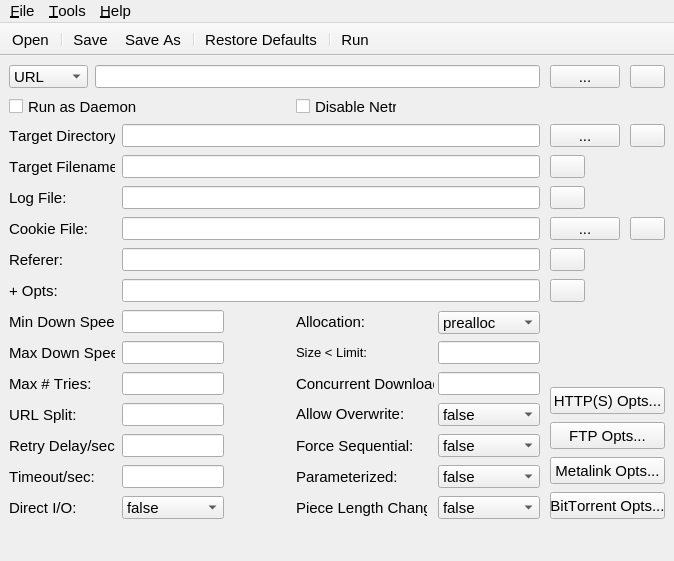
<ui version="4.0" >
 <author>Mike Wells</author>
 <class>MainWindow</class>
 <widget class="QMainWindow" name="MainWindow" >
  <property name="geometry" >
   <rect>
    <x>0</x>
    <y>0</y>
    <width>674</width>
    <height>561</height>
   </rect>
  </property>
  <property name="sizePolicy" >
   <sizepolicy vsizetype="Preferred" hsizetype="Preferred" >
    <horstretch>0</horstretch>
    <verstretch>0</verstretch>
   </sizepolicy>
  </property>
  <property name="minimumSize" >
   <size>
    <width>674</width>
    <height>561</height>
   </size>
  </property>
  <property name="maximumSize" >
   <size>
    <width>674</width>
    <height>561</height>
   </size>
  </property>
  <property name="font" >
   <font>
    <pointsize>11</pointsize>
    <kerning>false</kerning>
   </font>
  </property>
  <property name="windowTitle" >
   <string>aria2fe</string>
  </property>
  <property name="windowIcon" >
   <iconset resource="../resources.qrc" >:/pixmaps/pixmaps/download_22x22.png</iconset>
  </property>
  <widget class="QWidget" name="widget" >
   <widget class="QPushButton" name="ftpBtn" >
    <property name="enabled" >
     <bool>true</bool>
    </property>
    <property name="geometry" >
     <rect>
      <x>550</x>
      <y>366</y>
      <width>115</width>
      <height>27</height>
     </rect>
    </property>
    <property name="focusPolicy" >
     <enum>Qt::StrongFocus</enum>
    </property>
    <property name="text" >
     <string>FTP Opts...</string>
    </property>
   </widget>
   <widget class="QPushButton" name="metaBtn" >
    <property name="geometry" >
     <rect>
      <x>550</x>
      <y>401</y>
      <width>115</width>
      <height>27</height>
     </rect>
    </property>
    <property name="focusPolicy" >
     <enum>Qt::StrongFocus</enum>
    </property>
    <property name="text" >
     <string>Metalink Opts...</string>
    </property>
   </widget>
   <widget class="QPushButton" name="torrentBtn" >
    <property name="geometry" >
     <rect>
      <x>550</x>
      <y>436</y>
      <width>115</width>
      <height>27</height>
     </rect>
    </property>
    <property name="focusPolicy" >
     <enum>Qt::StrongFocus</enum>
    </property>
    <property name="text" >
     <string>BitTorrent Opts...</string>
    </property>
   </widget>
   <widget class="QLabel" name="txtLabel9" >
    <property name="geometry" >
     <rect>
      <x>9</x>
      <y>316</y>
      <width>106</width>
      <height>23</height>
     </rect>
    </property>
    <property name="text" >
     <string>Max # Tries:</string>
    </property>
    <property name="wordWrap" >
     <bool>false</bool>
    </property>
   </widget>
   <widget class="QLabel" name="txtLabel10" >
    <property name="geometry" >
     <rect>
      <x>9</x>
      <y>347</y>
      <width>106</width>
      <height>23</height>
     </rect>
    </property>
    <property name="text" >
     <string>URL Split:</string>
    </property>
    <property name="wordWrap" >
     <bool>false</bool>
    </property>
   </widget>
   <widget class="QLabel" name="txtLabel11" >
    <property name="geometry" >
     <rect>
      <x>9</x>
      <y>378</y>
      <width>106</width>
      <height>23</height>
     </rect>
    </property>
    <property name="text" >
     <string>Retry Delay/sec:</string>
    </property>
    <property name="wordWrap" >
     <bool>false</bool>
    </property>
   </widget>
   <widget class="QLabel" name="txtLabel1" >
    <property name="geometry" >
     <rect>
      <x>9</x>
      <y>68</y>
      <width>106</width>
      <height>23</height>
     </rect>
    </property>
    <property name="text" >
     <string>Target Directory:</string>
    </property>
    <property name="wordWrap" >
     <bool>false</bool>
    </property>
   </widget>
   <widget class="QLabel" name="txtLabel2" >
    <property name="geometry" >
     <rect>
      <x>9</x>
      <y>99</y>
      <width>106</width>
      <height>23</height>
     </rect>
    </property>
    <property name="text" >
     <string>Target Filename:</string>
    </property>
    <property name="wordWrap" >
     <bool>false</bool>
    </property>
   </widget>
   <widget class="QLineEdit" name="minSpeedEdit" >
    <property name="enabled" >
     <bool>true</bool>
    </property>
    <property name="geometry" >
     <rect>
      <x>122</x>
      <y>254</y>
      <width>102</width>
      <height>23</height>
     </rect>
    </property>
   </widget>
   <widget class="QLineEdit" name="maxSpeedEdit" >
    <property name="enabled" >
     <bool>true</bool>
    </property>
    <property name="geometry" >
     <rect>
      <x>122</x>
      <y>285</y>
      <width>102</width>
      <height>23</height>
     </rect>
    </property>
   </widget>
   <widget class="QLabel" name="txtLabel12" >
    <property name="geometry" >
     <rect>
      <x>9</x>
      <y>409</y>
      <width>106</width>
      <height>23</height>
     </rect>
    </property>
    <property name="text" >
     <string>Timeout/sec:</string>
    </property>
    <property name="wordWrap" >
     <bool>false</bool>
    </property>
   </widget>
   <widget class="QLabel" name="txtLabel7" >
    <property name="geometry" >
     <rect>
      <x>9</x>
      <y>254</y>
      <width>106</width>
      <height>23</height>
     </rect>
    </property>
    <property name="text" >
     <string>Min Down Speed:</string>
    </property>
    <property name="wordWrap" >
     <bool>false</bool>
    </property>
   </widget>
   <widget class="QCheckBox" name="daemonCkBox" >
    <property name="geometry" >
     <rect>
      <x>9</x>
      <y>39</y>
      <width>214</width>
      <height>23</height>
     </rect>
    </property>
    <property name="focusPolicy" >
     <enum>Qt::StrongFocus</enum>
    </property>
    <property name="text" >
     <string>Run as Daemon</string>
    </property>
   </widget>
   <widget class="QLineEdit" name="cookiesEdit" >
    <property name="geometry" >
     <rect>
      <x>122</x>
      <y>161</y>
      <width>418</width>
      <height>23</height>
     </rect>
    </property>
   </widget>
   <widget class="QPushButton" name="cookiesClearBtn" >
    <property name="geometry" >
     <rect>
      <x>630</x>
      <y>161</y>
      <width>35</width>
      <height>23</height>
     </rect>
    </property>
    <property name="focusPolicy" >
     <enum>Qt::StrongFocus</enum>
    </property>
    <property name="text" >
     <string/>
    </property>
    <property name="icon" >
     <iconset resource="../resources.qrc" >:/pixmaps/pixmaps/clear.png</iconset>
    </property>
   </widget>
   <widget class="QComboBox" name="overwriteCombo" >
    <property name="geometry" >
     <rect>
      <x>438</x>
      <y>347</y>
      <width>102</width>
      <height>23</height>
     </rect>
    </property>
    <item>
     <property name="text" >
      <string>false</string>
     </property>
    </item>
    <item>
     <property name="text" >
      <string>true</string>
     </property>
    </item>
   </widget>
   <widget class="QComboBox" name="forceCombo" >
    <property name="geometry" >
     <rect>
      <x>438</x>
      <y>378</y>
      <width>102</width>
      <height>23</height>
     </rect>
    </property>
    <item>
     <property name="text" >
      <string>false</string>
     </property>
    </item>
    <item>
     <property name="text" >
      <string>true</string>
     </property>
    </item>
   </widget>
   <widget class="QComboBox" name="paramCombo" >
    <property name="geometry" >
     <rect>
      <x>438</x>
      <y>409</y>
      <width>102</width>
      <height>23</height>
     </rect>
    </property>
    <item>
     <property name="text" >
      <string>false</string>
     </property>
    </item>
    <item>
     <property name="text" >
      <string>true</string>
     </property>
    </item>
   </widget>
   <widget class="QPushButton" name="httpBtn" >
    <property name="enabled" >
     <bool>true</bool>
    </property>
    <property name="geometry" >
     <rect>
      <x>550</x>
      <y>331</y>
      <width>115</width>
      <height>27</height>
     </rect>
    </property>
    <property name="focusPolicy" >
     <enum>Qt::StrongFocus</enum>
    </property>
    <property name="text" >
     <string>HTTP(S) Opts...</string>
    </property>
   </widget>
   <widget class="QComboBox" name="uriCombo" >
    <property name="geometry" >
     <rect>
      <x>9</x>
      <y>9</y>
      <width>79</width>
      <height>23</height>
     </rect>
    </property>
    <property name="font" >
     <font>
      <kerning>false</kerning>
     </font>
    </property>
    <item>
     <property name="text" >
      <string>URL</string>
     </property>
    </item>
    <item>
     <property name="text" >
      <string>URI File</string>
     </property>
    </item>
    <item>
     <property name="text" >
      <string>Metalink</string>
     </property>
    </item>
    <item>
     <property name="text" >
      <string>Torrent</string>
     </property>
    </item>
   </widget>
   <widget class="QLineEdit" name="uriEdit" >
    <property name="geometry" >
     <rect>
      <x>95</x>
      <y>9</y>
      <width>445</width>
      <height>23</height>
     </rect>
    </property>
    <property name="cursor" >
     <cursorShape>ArrowCursor</cursorShape>
    </property>
   </widget>
   <widget class="QPushButton" name="uriBrowseBtn" >
    <property name="geometry" >
     <rect>
      <x>550</x>
      <y>9</y>
      <width>70</width>
      <height>23</height>
     </rect>
    </property>
    <property name="focusPolicy" >
     <enum>Qt::StrongFocus</enum>
    </property>
    <property name="text" >
     <string>...</string>
    </property>
   </widget>
   <widget class="QPushButton" name="uriClearBtn" >
    <property name="geometry" >
     <rect>
      <x>630</x>
      <y>9</y>
      <width>35</width>
      <height>23</height>
     </rect>
    </property>
    <property name="focusPolicy" >
     <enum>Qt::StrongFocus</enum>
    </property>
    <property name="text" >
     <string/>
    </property>
    <property name="icon" >
     <iconset resource="../resources.qrc" >:/pixmaps/pixmaps/clear.png</iconset>
    </property>
   </widget>
   <widget class="QLineEdit" name="targetDirEdit" >
    <property name="enabled" >
     <bool>true</bool>
    </property>
    <property name="geometry" >
     <rect>
      <x>122</x>
      <y>68</y>
      <width>418</width>
      <height>23</height>
     </rect>
    </property>
   </widget>
   <widget class="QPushButton" name="targetDirBrowseBtn" >
    <property name="geometry" >
     <rect>
      <x>550</x>
      <y>68</y>
      <width>70</width>
      <height>23</height>
     </rect>
    </property>
    <property name="focusPolicy" >
     <enum>Qt::StrongFocus</enum>
    </property>
    <property name="text" >
     <string>...</string>
    </property>
   </widget>
   <widget class="QPushButton" name="targetDirClearBtn" >
    <property name="geometry" >
     <rect>
      <x>630</x>
      <y>68</y>
      <width>35</width>
      <height>23</height>
     </rect>
    </property>
    <property name="focusPolicy" >
     <enum>Qt::StrongFocus</enum>
    </property>
    <property name="text" >
     <string/>
    </property>
    <property name="icon" >
     <iconset resource="../resources.qrc" >:/pixmaps/pixmaps/clear.png</iconset>
    </property>
   </widget>
   <widget class="QLineEdit" name="targetFileEdit" >
    <property name="enabled" >
     <bool>true</bool>
    </property>
    <property name="geometry" >
     <rect>
      <x>122</x>
      <y>99</y>
      <width>418</width>
      <height>23</height>
     </rect>
    </property>
   </widget>
   <widget class="QPushButton" name="targetFileClearBtn" >
    <property name="geometry" >
     <rect>
      <x>550</x>
      <y>99</y>
      <width>35</width>
      <height>23</height>
     </rect>
    </property>
    <property name="focusPolicy" >
     <enum>Qt::StrongFocus</enum>
    </property>
    <property name="text" >
     <string/>
    </property>
    <property name="icon" >
     <iconset resource="../resources.qrc" >:/pixmaps/pixmaps/clear.png</iconset>
    </property>
   </widget>
   <widget class="QLineEdit" name="logFileEdit" >
    <property name="enabled" >
     <bool>true</bool>
    </property>
    <property name="geometry" >
     <rect>
      <x>122</x>
      <y>130</y>
      <width>418</width>
      <height>23</height>
     </rect>
    </property>
   </widget>
   <widget class="QPushButton" name="logFileClearBtn" >
    <property name="geometry" >
     <rect>
      <x>550</x>
      <y>130</y>
      <width>35</width>
      <height>23</height>
     </rect>
    </property>
    <property name="focusPolicy" >
     <enum>Qt::StrongFocus</enum>
    </property>
    <property name="text" >
     <string/>
    </property>
    <property name="icon" >
     <iconset resource="../resources.qrc" >:/pixmaps/pixmaps/clear.png</iconset>
    </property>
   </widget>
   <widget class="QLabel" name="txtLabel3" >
    <property name="geometry" >
     <rect>
      <x>9</x>
      <y>130</y>
      <width>79</width>
      <height>23</height>
     </rect>
    </property>
    <property name="text" >
     <string>Log File:</string>
    </property>
    <property name="wordWrap" >
     <bool>false</bool>
    </property>
   </widget>
   <widget class="QLineEdit" name="maxConcurrentEdit" >
    <property name="geometry" >
     <rect>
      <x>438</x>
      <y>316</y>
      <width>102</width>
      <height>23</height>
     </rect>
    </property>
    <property name="inputMask" >
     <string>00; </string>
    </property>
   </widget>
   <widget class="QLabel" name="txtLabel8" >
    <property name="geometry" >
     <rect>
      <x>9</x>
      <y>285</y>
      <width>106</width>
      <height>23</height>
     </rect>
    </property>
    <property name="text" >
     <string>Max Down Speed:</string>
    </property>
    <property name="wordWrap" >
     <bool>false</bool>
    </property>
   </widget>
   <widget class="QLabel" name="txtLabel16" >
    <property name="geometry" >
     <rect>
      <x>296</x>
      <y>316</y>
      <width>138</width>
      <height>23</height>
     </rect>
    </property>
    <property name="text" >
     <string>Concurrent Downloads:</string>
    </property>
   </widget>
   <widget class="QLabel" name="txtLabel4" >
    <property name="geometry" >
     <rect>
      <x>9</x>
      <y>161</y>
      <width>79</width>
      <height>23</height>
     </rect>
    </property>
    <property name="text" >
     <string>Cookie File:</string>
    </property>
   </widget>
   <widget class="QLabel" name="txtLabel19" >
    <property name="geometry" >
     <rect>
      <x>296</x>
      <y>409</y>
      <width>134</width>
      <height>23</height>
     </rect>
    </property>
    <property name="text" >
     <string>Parameterized:</string>
    </property>
    <property name="wordWrap" >
     <bool>false</bool>
    </property>
   </widget>
   <widget class="QLabel" name="txtLabel18" >
    <property name="geometry" >
     <rect>
      <x>296</x>
      <y>378</y>
      <width>134</width>
      <height>23</height>
     </rect>
    </property>
    <property name="text" >
     <string>Force Sequential:</string>
    </property>
    <property name="wordWrap" >
     <bool>false</bool>
    </property>
   </widget>
   <widget class="QLabel" name="txtLabel14" >
    <property name="geometry" >
     <rect>
      <x>296</x>
      <y>254</y>
      <width>134</width>
      <height>23</height>
     </rect>
    </property>
    <property name="text" >
     <string>Allocation:</string>
    </property>
    <property name="wordWrap" >
     <bool>false</bool>
    </property>
   </widget>
   <widget class="QLabel" name="txtLabel17" >
    <property name="geometry" >
     <rect>
      <x>296</x>
      <y>347</y>
      <width>134</width>
      <height>21</height>
     </rect>
    </property>
    <property name="text" >
     <string>Allow Overwrite:</string>
    </property>
    <property name="wordWrap" >
     <bool>false</bool>
    </property>
   </widget>
   <widget class="QLabel" name="txtLabel15" >
    <property name="geometry" >
     <rect>
      <x>296</x>
      <y>285</y>
      <width>134</width>
      <height>23</height>
     </rect>
    </property>
    <property name="font" >
     <font>
      <pointsize>11</pointsize>
     </font>
    </property>
    <property name="text" >
     <string>&lt;html>&lt;head>&lt;meta name="qrichtext" content="1" />&lt;style type="text/css">
p, li { white-space: pre-wrap; }
&lt;/style>&lt;/head>&lt;body style=" font-family:'Sans Serif'; font-size:10pt; font-weight:400; font-style:normal; text-decoration:none;">
&lt;p style=" margin-top:0px; margin-bottom:0px; margin-left:0px; margin-right:0px; -qt-block-indent:0; text-indent:0px;">Size &amp;lt; Limit:&lt;/p>&lt;/body>&lt;/html></string>
    </property>
   </widget>
   <widget class="QLineEdit" name="sizeLimitEdit" >
    <property name="geometry" >
     <rect>
      <x>438</x>
      <y>285</y>
      <width>102</width>
      <height>23</height>
     </rect>
    </property>
   </widget>
   <widget class="QLineEdit" name="timeoutEdit" >
    <property name="enabled" >
     <bool>true</bool>
    </property>
    <property name="geometry" >
     <rect>
      <x>122</x>
      <y>409</y>
      <width>102</width>
      <height>23</height>
     </rect>
    </property>
    <property name="inputMask" >
     <string>000; </string>
    </property>
    <property name="text" >
     <string/>
    </property>
   </widget>
   <widget class="QLineEdit" name="maxTriesEdit" >
    <property name="enabled" >
     <bool>true</bool>
    </property>
    <property name="geometry" >
     <rect>
      <x>122</x>
      <y>316</y>
      <width>102</width>
      <height>23</height>
     </rect>
    </property>
    <property name="inputMask" >
     <string>00; </string>
    </property>
    <property name="text" >
     <string/>
    </property>
   </widget>
   <widget class="QLineEdit" name="splitEdit" >
    <property name="enabled" >
     <bool>true</bool>
    </property>
    <property name="geometry" >
     <rect>
      <x>122</x>
      <y>347</y>
      <width>102</width>
      <height>23</height>
     </rect>
    </property>
    <property name="inputMask" >
     <string>d; </string>
    </property>
    <property name="text" >
     <string/>
    </property>
   </widget>
   <widget class="QLineEdit" name="retryEdit" >
    <property name="enabled" >
     <bool>true</bool>
    </property>
    <property name="geometry" >
     <rect>
      <x>122</x>
      <y>378</y>
      <width>102</width>
      <height>23</height>
     </rect>
    </property>
    <property name="inputMask" >
     <string>00; </string>
    </property>
    <property name="text" >
     <string/>
    </property>
   </widget>
   <widget class="QPushButton" name="cookiesBrowseBtn" >
    <property name="geometry" >
     <rect>
      <x>550</x>
      <y>161</y>
      <width>70</width>
      <height>23</height>
     </rect>
    </property>
    <property name="focusPolicy" >
     <enum>Qt::StrongFocus</enum>
    </property>
    <property name="text" >
     <string>...</string>
    </property>
   </widget>
   <widget class="QLabel" name="txtLabel5" >
    <property name="geometry" >
     <rect>
      <x>9</x>
      <y>192</y>
      <width>79</width>
      <height>23</height>
     </rect>
    </property>
    <property name="text" >
     <string>Referer:</string>
    </property>
    <property name="wordWrap" >
     <bool>false</bool>
    </property>
   </widget>
   <widget class="QLineEdit" name="refererEdit" >
    <property name="enabled" >
     <bool>true</bool>
    </property>
    <property name="geometry" >
     <rect>
      <x>122</x>
      <y>192</y>
      <width>418</width>
      <height>23</height>
     </rect>
    </property>
   </widget>
   <widget class="QPushButton" name="refererClearBtn" >
    <property name="geometry" >
     <rect>
      <x>550</x>
      <y>192</y>
      <width>35</width>
      <height>23</height>
     </rect>
    </property>
    <property name="focusPolicy" >
     <enum>Qt::StrongFocus</enum>
    </property>
    <property name="text" >
     <string/>
    </property>
    <property name="icon" >
     <iconset resource="../resources.qrc" >:/pixmaps/pixmaps/clear.png</iconset>
    </property>
   </widget>
   <widget class="QLabel" name="txtLabel6" >
    <property name="geometry" >
     <rect>
      <x>9</x>
      <y>223</y>
      <width>79</width>
      <height>23</height>
     </rect>
    </property>
    <property name="text" >
     <string>+ Opts:</string>
    </property>
    <property name="wordWrap" >
     <bool>false</bool>
    </property>
   </widget>
   <widget class="QLineEdit" name="addOptsEdit" >
    <property name="enabled" >
     <bool>true</bool>
    </property>
    <property name="geometry" >
     <rect>
      <x>122</x>
      <y>223</y>
      <width>418</width>
      <height>23</height>
     </rect>
    </property>
   </widget>
   <widget class="QPushButton" name="addOptsClearBtn" >
    <property name="geometry" >
     <rect>
      <x>550</x>
      <y>223</y>
      <width>35</width>
      <height>23</height>
     </rect>
    </property>
    <property name="focusPolicy" >
     <enum>Qt::StrongFocus</enum>
    </property>
    <property name="text" >
     <string/>
    </property>
    <property name="icon" >
     <iconset resource="../resources.qrc" >:/pixmaps/pixmaps/clear.png</iconset>
    </property>
   </widget>
   <widget class="QComboBox" name="allocCombo" >
    <property name="geometry" >
     <rect>
      <x>438</x>
      <y>255</y>
      <width>102</width>
      <height>23</height>
     </rect>
    </property>
    <item>
     <property name="text" >
      <string>prealloc</string>
     </property>
    </item>
    <item>
     <property name="text" >
      <string>none</string>
     </property>
    </item>
   </widget>
   <widget class="QCheckBox" name="netrcCkBox" >
    <property name="geometry" >
     <rect>
      <x>296</x>
      <y>39</y>
      <width>101</width>
      <height>23</height>
     </rect>
    </property>
    <property name="text" >
     <string>Disable Netrc</string>
    </property>
   </widget>
   <widget class="QLabel" name="txtLabel13" >
    <property name="geometry" >
     <rect>
      <x>9</x>
      <y>440</y>
      <width>101</width>
      <height>23</height>
     </rect>
    </property>
    <property name="text" >
     <string>Direct I/O:</string>
    </property>
   </widget>
   <widget class="QComboBox" name="directCombo" >
    <property name="geometry" >
     <rect>
      <x>122</x>
      <y>440</y>
      <width>102</width>
      <height>23</height>
     </rect>
    </property>
    <item>
     <property name="text" >
      <string>false</string>
     </property>
    </item>
    <item>
     <property name="text" >
      <string>true</string>
     </property>
    </item>
   </widget>
   <widget class="QLabel" name="txtLabel20" >
    <property name="geometry" >
     <rect>
      <x>296</x>
      <y>440</y>
      <width>131</width>
      <height>23</height>
     </rect>
    </property>
    <property name="text" >
     <string>Piece Length Change:</string>
    </property>
   </widget>
   <widget class="QComboBox" name="pieceLengthCombo" >
    <property name="geometry" >
     <rect>
      <x>438</x>
      <y>440</y>
      <width>102</width>
      <height>23</height>
     </rect>
    </property>
    <item>
     <property name="text" >
      <string>false</string>
     </property>
    </item>
    <item>
     <property name="text" >
      <string>true</string>
     </property>
    </item>
   </widget>
  </widget>
  <widget class="QMenuBar" name="MenuBar" >
   <property name="geometry" >
    <rect>
     <x>0</x>
     <y>0</y>
     <width>674</width>
     <height>29</height>
    </rect>
   </property>
   <property name="focusPolicy" >
    <enum>Qt::StrongFocus</enum>
   </property>
   <widget class="QMenu" name="fileMenu" >
    <property name="title" >
     <string>&amp;File</string>
    </property>
    <addaction name="fileOpenAction" />
    <addaction name="separator" />
    <addaction name="fileSaveAction" />
    <addaction name="fileSaveAsAction" />
    <addaction name="separator" />
    <addaction name="fileQuitAction" />
   </widget>
   <widget class="QMenu" name="helpMenu" >
    <property name="title" >
     <string>&amp;Help</string>
    </property>
    <addaction name="helpAria2feHelpAction" />
    <addaction name="separator" />
    <addaction name="helpAria2HelpAction" />
    <addaction name="helpAria2VersionAction" />
    <addaction name="separator" />
    <addaction name="helpAboutAction" />
    <addaction name="helpAboutQtAction" />
   </widget>
   <widget class="QMenu" name="toolsMenu" >
    <property name="focusPolicy" >
     <enum>Qt::NoFocus</enum>
    </property>
    <property name="title" >
     <string>&amp;Tools</string>
    </property>
    <addaction name="toolsRestoreDefaultsAction" />
    <addaction name="separator" />
    <addaction name="toolsRunAction" />
   </widget>
   <addaction name="fileMenu" />
   <addaction name="toolsMenu" />
   <addaction name="helpMenu" />
  </widget>
  <widget class="QToolBar" name="ToolBar" >
   <property name="focusPolicy" >
    <enum>Qt::StrongFocus</enum>
   </property>
   <property name="movable" >
    <bool>false</bool>
   </property>
   <property name="orientation" >
    <enum>Qt::Horizontal</enum>
   </property>
   <attribute name="toolBarArea" >
    <enum>TopToolBarArea</enum>
   </attribute>
   <attribute name="toolBarBreak" >
    <bool>false</bool>
   </attribute>
   <addaction name="fileOpenAction" />
   <addaction name="separator" />
   <addaction name="fileSaveAction" />
   <addaction name="fileSaveAsAction" />
   <addaction name="separator" />
   <addaction name="toolsRestoreDefaultsAction" />
   <addaction name="separator" />
   <addaction name="toolsRunAction" />
  </widget>
  <action name="fileQuitAction" >
   <property name="text" >
    <string>&amp;Quit</string>
   </property>
   <property name="iconText" >
    <string>Quit</string>
   </property>
   <property name="font" >
    <font>
     <pointsize>11</pointsize>
     <kerning>false</kerning>
    </font>
   </property>
   <property name="shortcut" >
    <string>Ctrl+Q</string>
   </property>
  </action>
  <action name="helpAboutAction" >
   <property name="icon" >
    <iconset resource="../resources.qrc" >:/pixmaps/pixmaps/download_22x22.png</iconset>
   </property>
   <property name="text" >
    <string>&amp;About aria2fe</string>
   </property>
   <property name="iconText" >
    <string>About aria2fe</string>
   </property>
   <property name="font" >
    <font>
     <pointsize>11</pointsize>
     <kerning>false</kerning>
    </font>
   </property>
  </action>
  <action name="helpAboutQtAction" >
   <property name="icon" >
    <iconset resource="../resources.qrc" >:/pixmaps/pixmaps/qt.png</iconset>
   </property>
   <property name="text" >
    <string>About &amp;Qt</string>
   </property>
   <property name="iconText" >
    <string>About Qt</string>
   </property>
   <property name="font" >
    <font>
     <pointsize>11</pointsize>
     <kerning>false</kerning>
    </font>
   </property>
  </action>
  <action name="helpAria2feHelpAction" >
   <property name="icon" >
    <iconset resource="../resources.qrc" >:/pixmaps/pixmaps/book.png</iconset>
   </property>
   <property name="text" >
    <string>aria2fe &amp;Help</string>
   </property>
   <property name="iconText" >
    <string>aria2fe Help</string>
   </property>
   <property name="font" >
    <font>
     <pointsize>11</pointsize>
     <kerning>false</kerning>
    </font>
   </property>
  </action>
  <action name="helpAria2HelpAction" >
   <property name="text" >
    <string>a&amp;ria2 Help</string>
   </property>
   <property name="iconText" >
    <string>aria2 Help</string>
   </property>
   <property name="font" >
    <font>
     <pointsize>11</pointsize>
     <kerning>false</kerning>
    </font>
   </property>
  </action>
  <action name="helpAria2VersionAction" >
   <property name="text" >
    <string>aria2 Configuratio&amp;n</string>
   </property>
   <property name="iconText" >
    <string>aria2 Configuration</string>
   </property>
   <property name="font" >
    <font>
     <pointsize>11</pointsize>
     <kerning>false</kerning>
    </font>
   </property>
  </action>
  <action name="fileOpenAction" >
   <property name="icon" >
    <iconset resource="../resources.qrc" >:/pixmaps/pixmaps/open.png</iconset>
   </property>
   <property name="text" >
    <string>&amp;Open...</string>
   </property>
   <property name="iconText" >
    <string>Open</string>
   </property>
   <property name="font" >
    <font>
     <pointsize>11</pointsize>
     <kerning>false</kerning>
    </font>
   </property>
   <property name="shortcut" >
    <string>Ctrl+O</string>
   </property>
  </action>
  <action name="fileSaveAction" >
   <property name="enabled" >
    <bool>true</bool>
   </property>
   <property name="icon" >
    <iconset resource="../resources.qrc" >:/pixmaps/pixmaps/save.png</iconset>
   </property>
   <property name="text" >
    <string>&amp;Save</string>
   </property>
   <property name="iconText" >
    <string>Save</string>
   </property>
   <property name="font" >
    <font>
     <pointsize>11</pointsize>
     <kerning>false</kerning>
    </font>
   </property>
   <property name="shortcut" >
    <string>Ctrl+S</string>
   </property>
  </action>
  <action name="fileSaveAsAction" >
   <property name="icon" >
    <iconset resource="../resources.qrc" >:/pixmaps/pixmaps/save-as.png</iconset>
   </property>
   <property name="text" >
    <string>Save &amp;As...</string>
   </property>
   <property name="iconText" >
    <string>Save As</string>
   </property>
   <property name="font" >
    <font>
     <pointsize>11</pointsize>
     <kerning>false</kerning>
    </font>
   </property>
   <property name="shortcut" >
    <string>Ctrl+A</string>
   </property>
  </action>
  <action name="toolsRestoreDefaultsAction" >
   <property name="icon" >
    <iconset resource="../resources.qrc" >:/pixmaps/pixmaps/refresh.png</iconset>
   </property>
   <property name="text" >
    <string>Restore &amp;Defaults</string>
   </property>
   <property name="iconText" >
    <string>Restore Defaults</string>
   </property>
   <property name="font" >
    <font>
     <pointsize>11</pointsize>
     <kerning>false</kerning>
    </font>
   </property>
   <property name="shortcut" >
    <string>Ctrl+D</string>
   </property>
  </action>
  <action name="toolsRunAction" >
   <property name="icon" >
    <iconset resource="../resources.qrc" >:/pixmaps/pixmaps/run.png</iconset>
   </property>
   <property name="text" >
    <string>&amp;Run</string>
   </property>
   <property name="font" >
    <font>
     <kerning>false</kerning>
    </font>
   </property>
   <property name="shortcut" >
    <string>Ctrl+R</string>
   </property>
  </action>
  <action name="toolsTooltipsAction" >
   <property name="checkable" >
    <bool>true</bool>
   </property>
   <property name="text" >
    <string>ToolTips</string>
   </property>
  </action>
 </widget>
 <layoutdefault spacing="6" margin="11" />
 <tabstops>
  <tabstop>uriCombo</tabstop>
  <tabstop>uriEdit</tabstop>
  <tabstop>uriBrowseBtn</tabstop>
  <tabstop>uriClearBtn</tabstop>
  <tabstop>daemonCkBox</tabstop>
  <tabstop>netrcCkBox</tabstop>
  <tabstop>targetDirEdit</tabstop>
  <tabstop>targetDirBrowseBtn</tabstop>
  <tabstop>targetDirClearBtn</tabstop>
  <tabstop>targetFileEdit</tabstop>
  <tabstop>targetFileClearBtn</tabstop>
  <tabstop>logFileEdit</tabstop>
  <tabstop>logFileClearBtn</tabstop>
  <tabstop>cookiesEdit</tabstop>
  <tabstop>cookiesBrowseBtn</tabstop>
  <tabstop>cookiesClearBtn</tabstop>
  <tabstop>refererEdit</tabstop>
  <tabstop>refererClearBtn</tabstop>
  <tabstop>addOptsEdit</tabstop>
  <tabstop>addOptsClearBtn</tabstop>
  <tabstop>minSpeedEdit</tabstop>
  <tabstop>maxSpeedEdit</tabstop>
  <tabstop>maxTriesEdit</tabstop>
  <tabstop>splitEdit</tabstop>
  <tabstop>retryEdit</tabstop>
  <tabstop>timeoutEdit</tabstop>
  <tabstop>directCombo</tabstop>
  <tabstop>allocCombo</tabstop>
  <tabstop>sizeLimitEdit</tabstop>
  <tabstop>maxConcurrentEdit</tabstop>
  <tabstop>overwriteCombo</tabstop>
  <tabstop>forceCombo</tabstop>
  <tabstop>paramCombo</tabstop>
  <tabstop>pieceLengthCombo</tabstop>
  <tabstop>httpBtn</tabstop>
  <tabstop>ftpBtn</tabstop>
  <tabstop>metaBtn</tabstop>
  <tabstop>torrentBtn</tabstop>
 </tabstops>
 <resources>
  <include location="../resources.qrc" />
 </resources>
 <connections/>
</ui>
